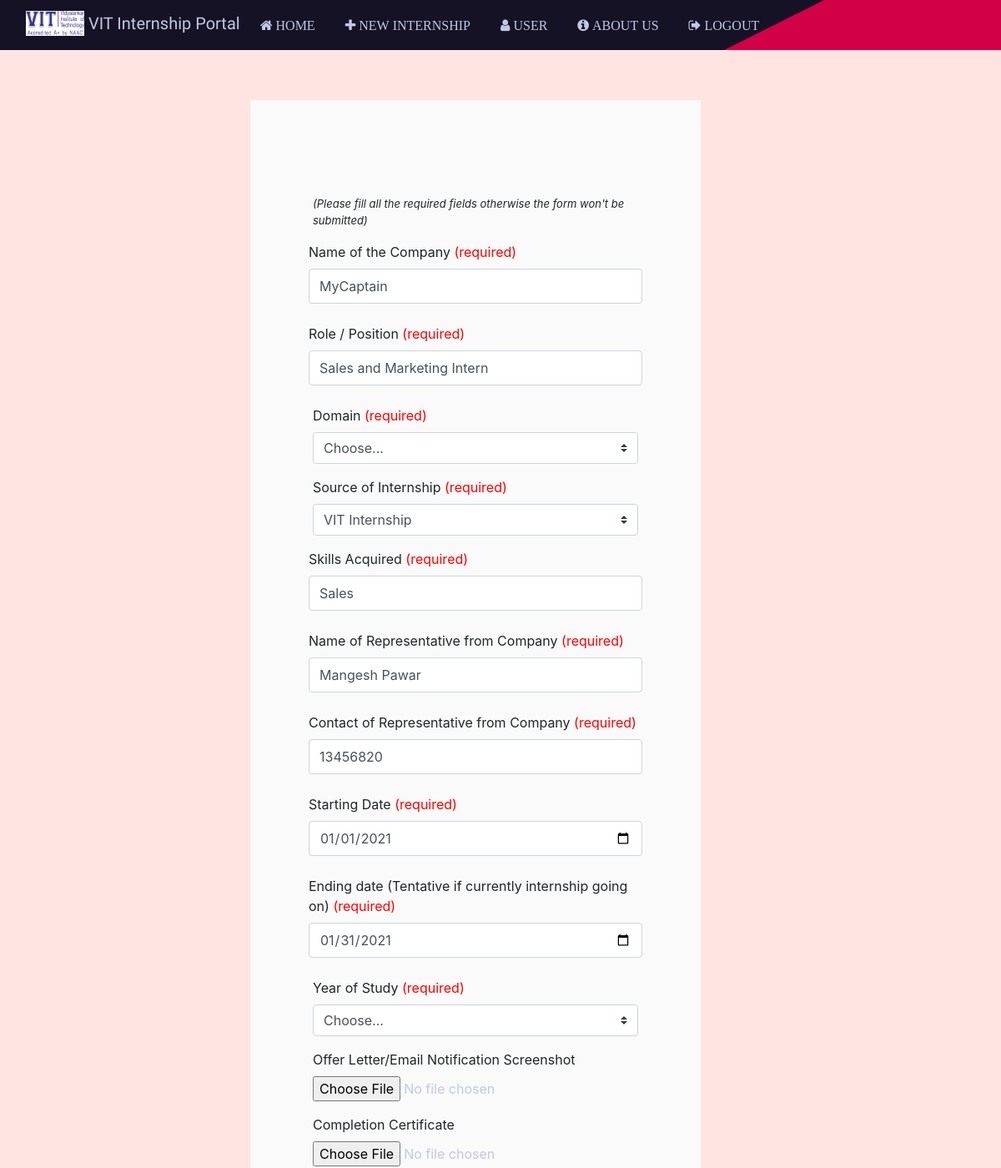
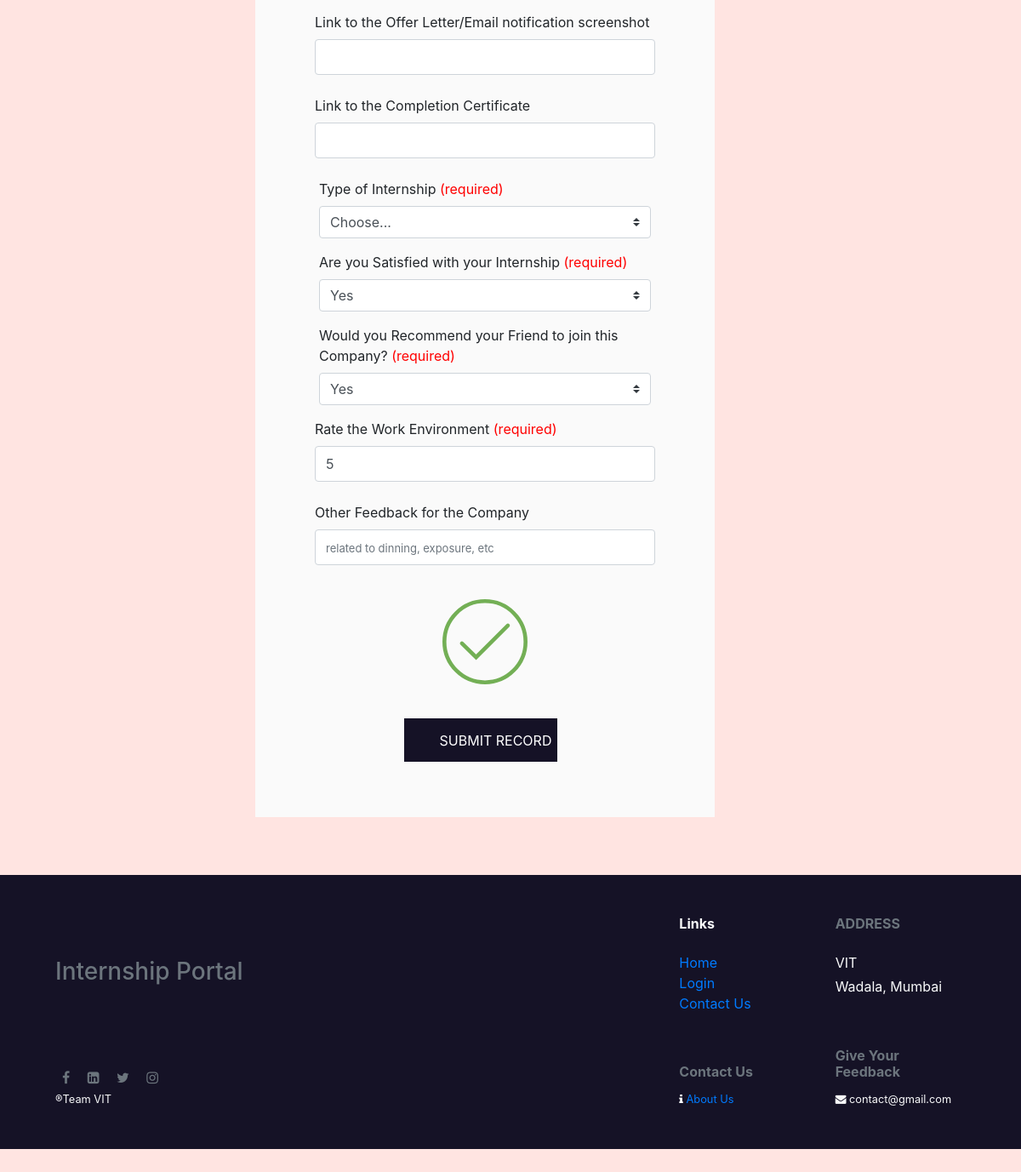
The page /updateinternship/29/96 (signed in) on the database its author committed (2 pictures, top to bottom).
### app.py (models this page shows)
class Internships(db.Model):
    id = db.Column(db.Integer, primary_key=True)
    user_id = db.Column(db.Integer)
    companyname = db.Column(db.Text)
    position = db.Column(db.Text)
    domain = db.Column(db.Text)
    source = db.Column(db.Text)
    skills_acquired = db.Column(db.Text)
    companyrepresentative_name = db.Column(db.Text)
    companyrepresentative_contact = db.Column(db.Text)
    semester = db.Column(db.Integer)
    startdate = db.Column(db.Date)
    enddate = db.Column(db.Date)
    yearofstudy = db.Column(db.Text)
    offerletter = db.Column(db.LargeBinary)
    offerletter_filename = db.Column(db.Text)
    offerletter_link = db.Column(db.Text)
    completioncert = db.Column(db.LargeBinary)
    completioncert_filename = db.Column(db.Text)
    completioncert_link = db.Column(db.Text)
    feedback = db.Column(db.Text)
    workenv = db.Column(db.Integer)
    satisfied = db.Column(db.Text)
    recommendation = db.Column(db.Text)
    typeofinternship = db.Column(db.Text)

### app.py (the view, shortened to what this page needs)
@app.route('/updateinternship/<int:id>/<int:user_id>', methods=['GET', 'POST'])
@login_required
def updateinternshipadmin(id, user_id):
    internship = Internships.query.filter_by(id=id).first()
    user = Users.query.filter_by(id=user_id).first()
    print(internship.companyname)
    return render_template('updateinternship.html', internship=internship, user=user)

### templates/updateinternship.html (shortened to what this page needs)
<!DOCTYPE html>
<html lang="en">
  <head>
    <link rel="stylesheet" href="../static/css/styles.css" />
    <link rel="stylesheet" href="../static/css/newinternship.css" />
    <link
      rel="stylesheet"
      href="https://cdnjs.cloudflare.com/ajax/libs/font-awesome/4.7.0/css/font-awesome.min.css"
    />
    <link
      rel="stylesheet"
      href="https://maxcdn.bootstrapcdn.com/bootstrap/4.0.0/css/bootstrap.min.css"
    />
  </head>
  <body style="background-color: #ffe4e1">
    <nav class="navbar navbar-expand-lg navbar-red navbar-dark">
      <div class="wrap"></div>
      <div class="container-fluid all-show">
        <a class="navbar-brand" href="/" style="color: #c1c8e4">
          <img
            src="..\static\img\VIT.png"
            width="70"
            height="30"
            class="d-inline-block align-top"
            alt=""
          />
          VIT Internship Portal
        </a>
        <div class="collapse navbar-collapse" id="navbarSupportedContent">
          <ul class="navbar-nav mr-auto mb-2 mb-lg-0">
            <li class="nav-item">
              <a class="nav-link" href="/"><i class="fa fa-home"> Home</i></a>
            </li>
            <li class="nav-item">
              <a class="nav-link" href="/newinternship"
                ><i class="fa fa-plus"> New Internship</i></a
              >
            </li>
            <li class="nav-item">
              <a class="nav-link" href="/profile/{{current_user.id}}"
                ><i class="fa fa-user"> User</i></a
              >
            </li>
            <li class="nav-item">
              <a class="nav-link" href="/aboutus"
                ><i class="fa fa-info-circle"> About us</i></a
              >
            </li>
             {% if current_user.is_authenticated %}
            <li class="nav-item">
              <a class="nav-link" href="/logout"
                ><i class="fa fa-sign-out"> Logout</i></a
              >
            </li>
            {% endif %}
          </ul>
        </div>
      </div>
    </nav>
    <p>
      <br />
    </p>
    <div class="wrapper">
      <form method="POST" enctype="multipart/form-data">
        <div id="wizard">
          <section>
            <p style="font-size: small; font-style: italic">
              (Please fill all the required fields otherwise the form won't be
              submitted)
            </p>
            <div class="form-row">
              <label
                >Name of the Company
                <span style="color: red">(required)</span></label
              >
              <input
                name="companyname"
                type="text"
                class="form-control"
                value="{{internship.companyname}}"
                required
              />
            </div>
            <div class="form-row">
              <label
                >Role / Position
                <span style="color: red">(required)</span></label
              >
              <input
                name="position"
                type="text"
                class="form-control"
                placeholder="ex - Web Development Intern, Business Analyst, Python Intern"
                value="{{internship.position}}"
                required
              />
            </div>
            <label>Domain <span style="color: red">(required)</span></label>
            <div class="input-group mb-3">
              <select
                class="custom-select"
                name="domain"
                id="inputGroupSelect02"
              >
                <option selected name="domain" value="">Choose...</option>
              </select>
            </div>
            <label
              >Source of Internship
              <span style="color: red">(required)</span></label
            >
            {% if internship.source == "VIT Internship" %}
            <div class="input-group mb-3">
              <select
                class="custom-select"
                name="source"
                id="inputGroupSelect02"
              >
                <option value="VIT Internship" name="source" selected>
                  VIT Internship
                </option>
              </select>
            </div>
            {% endif %}
            <div class="form-row">
              <label
                >Skills Acquired
                <span style="color: red">(required)</span></label
              >
              <input
                name="skills_acquired"
                type="text"
                class="form-control"
                placeholder="ex- Machine learning, Marketing etc"
                value="{{internship.skills_acquired}}"
                required
              />
            </div>
          </section>
          <section>
            <div class="form-row">
              <label
                >Name of Representative from Company
                <span style="color: red">(required)</span></label
              >
              <input
                name="companyrepresentative_name"
                type="text"
                class="form-control"
                placeholder="Name of Representative from Company"
                value="{{internship.companyrepresentative_name}}"
                required
              />
            </div>
            <div class="form-row">
              <label
                >Contact of Representative from Company
                <span style="color: red">(required)</span></label
              >
              <input
                name="companyrepresentative_contact"
                type="text"
                class="form-control"
                placeholder="Contact of Representative from Company"
                value="{{internship.companyrepresentative_contact}}"
                required
              />
            </div>
            <div class="form-row">
              <label
                >Starting Date <span style="color: red">(required)</span></label
              >
              <input
                name="startdate"
                type="date"
                class="form-control"
                value="{{internship.startdate}}"
                required
              />
            </div>
            <div class="form-row">
              <label
                >Ending date (Tentative if currently internship going on)
                <span style="color: red">(required)</span></label
              >
              <input
                name="enddate"
                type="date"
                class="form-control"
                value="{{internship.enddate}}"
                required
              />
            </div>
            <label
              >Year of Study
              <span style="color: red">(required)</span></label
            >
            <div class="input-group mb-3">
              <select
                class="custom-select"
                name="source"
                id="inputGroupSelect02"
              >
                <option selected value="" name="yearofstudy">Choose...</option>
              </select>
            </div>
          </section>
          <section>
            <div class="input-group mb-3">
              <div>
                <label for="inputGroupFile01"
                  >Offer Letter/Email Notification Screenshot
                </label>
                <input name="offerletter" type="file" id="inputGroupFile01" />
              </div>
            </div>
            <div class="input-group mb-3">
              <div>
                <label for="inputGroupFile01">Completion Certificate </label>
                <input
                  name="completioncert"
                  type="file"
                  id="inputGroupFile01"
                />
              </div>
            </div>
            <div class="form-row">
              <label
                >Link to the Offer Letter/Email notification screenshot</label
              >
              <input
                name="offerletter_link"
                type="text"
                class="form-control"
                value="{{internship.offerletter_link}}"
              />
            </div>
            <div class="form-row">
              <label>Link to the Completion Certificate</label>
              <input
                name="completioncert_link"
                type="text"
                class="form-control"
                value="{{completioncert_link}}"
              />
            </div>
          </section>
          <section>
            <label
              >Type of Internship<span style="color: red">
                (required)</span
              ></label
            >
            {% if internship.typeofinternship == "Only Certificates" %}
            <div class="input-group mb-3">
              <select
                class="custom-select"
                name="satisfied"
                id="inputGroupSelect02"
              >
                <option name="type" value="">Choose...</option>
                <option selected value="Only Certificates" name="type">
                  Only Certificates
                </option>
                <option value="Stipend" name="type">Stipend</option>
                <option value="Pay to Company" name="type">
                  Pay to Company
                </option>
              </select>
            </div>
            {% else %}
            <div class="input-group mb-3">
              <select
                class="custom-select"
                name="satisfied"
                id="inputGroupSelect02"
              >
                <option selected name="type" value="">Choose...</option>
              </select>
            </div>
            {% endif %}
            <label
              >Are you Satisfied with your Internship
              <span style="color: red">(required)</span></label
            >
            {% if internship.satisfied == "Yes" %}
            <div class="input-group mb-3">
              <select
                class="custom-select"
                name="satisfied"
                id="inputGroupSelect02"
              >
                <option value="Yes" name="satisfied" selected>Yes</option>
              </select>
            </div>
            {% endif %}
            <label
              >Would you Recommend your Friend to join this Company?
              <span style="color: red">(required)</span></label
            >
            {% if internship.recommendation == "Yes" %}
            <div class="input-group mb-3">
              <select
                class="custom-select"
                name="recommendation"
                id="inputGroupSelect02"
              >
                <option value="Yes" name="recommendation" selected>Yes</option>
              </select>
            </div>
            {% endif %}
            <div class="form-row">
              <label
                >Rate the Work Environment
                <span style="color: red">(required)</span></label
              >
              <input
                name="workenv"
                type="number"
                min="1"
                max="5"
                class="form-control"
                placeholder="1 to 5"
                value="{{internship.workenv}}"
              />
            </div>
            <div class="form-row">
              <label>Other Feedback for the Company</label>
              <input
                name="feedback"
                type="text"
                class="form-control"
                placeholder="related to dinning, exposure, etc"
                value="{{internship.feedback}}"
              />
            </div>
          </section>
          <section>
            <p><br /></p>
            <div class="lastbtndiv">
              {% if current_user.role == "admin" %}
              <input
                class="lastsubmit"
                type="submit"
                formaction="/updateinternship/{{internship.id}}/{{user.id}}"
                class="btnContact"
                value="SUBMIT RECORD"
              />
              {% endif %}
            </div>
          </section>
        </div>
      </form>
    </div>
    <div
      class="container-fluid pb-0 mb-0 justify-content-center text-light"
      style="background-color: #151226"
    >
      <footer>
        <div class="row my-5 justify-content-center py-5">
          <div class="col-11">
            <div class="row">
              <div class="col-xl-8 col-md-4 col-sm-4 col-12 my-auto mx-auto a">
                <h3 class="text-muted mb-md-0 mb-5 bold-text">
                  Internship Portal
                </h3>
              </div>
              <div class="col-xl-2 col-md-4 col-sm-4 col-12">
                <h6 class="mb-3 mb-lg-4 bold-text"><b>Links</b></h6>
                <ul class="list-unstyled">
                  <li><a href="/">Home</a></li>
                  <li><a href="/allblogs">Login</a></li>
                  <li><a href="/news">Contact Us</a></li>
                </ul>
              </div>
              <div class="col-xl-2 col-md-4 col-sm-4 col-12">
                <h6 class="mb-3 mb-lg-4 text-muted bold-text mt-sm-0 mt-5">
                  <b>ADDRESS</b>
                </h6>
                <p class="mb-1">VIT</p>
                <p>Wadala, Mumbai</p>
              </div>
            </div>
            <div class="row">
              <div
                class="
                  col-xl-8 col-md-4 col-sm-4 col-auto
                  my-md-0
                  mt-5
                  order-sm-1 order-3
                  align-self-end
                "
              >
                <p class="social text-muted mb-0 pb-0 bold-text">
                  <span class="mx-2"
                    ><i class="fa fa-facebook" aria-hidden="true"></i
                  ></span>
                  <span class="mx-2"
                    ><i class="fa fa-linkedin-square" aria-hidden="true"></i
                  ></span>
                  <span class="mx-2"
                    ><i class="fa fa-twitter" aria-hidden="true"></i
                  ></span>
                  <span class="mx-2"
                    ><i class="fa fa-instagram" aria-hidden="true"></i
                  ></span>
                </p>
                <small class="rights"><span>&#174;</span>Team VIT </small>
              </div>
              <div
                class="
                  col-xl-2 col-md-4 col-sm-4 col-auto
                  order-1
                  align-self-end
                "
              >
                <h6 class="mt-55 mt-2 text-muted bold-text">
                  <b>Contact Us</b>
                </h6>
                <small>
                  <span><i class="fa fa-info" aria-hidden="true"></i></span>
                  <a href="/aboutus">About Us</a></small
                >
              </div>
              <div
                class="
                  col-xl-2 col-md-4 col-sm-4 col-auto
                  order-2
                  align-self-end
                  mt-3
                "
              >
                <h6 class="mt-55 mt-2 text-muted bold-text">
                  <b>Give Your Feedback</b>
                </h6>
                <small>
                  <span><i class="fa fa-envelope" aria-hidden="true"></i></span>
                  contact@gmail.com</small
                >
              </div>
            </div>
          </div>
        </div>
      </footer>
    </div>
  </body>
</html>

### rows shown on the page
Internships: companyname "MyCaptain", position "Sales and Marketing Intern", skills_acquired "Sales", companyrepresentative_name "Mangesh Pawar", companyrepresentative_contact "13456820", startdate "01/01/2021", enddate "01/31/2021", workenv "5"
